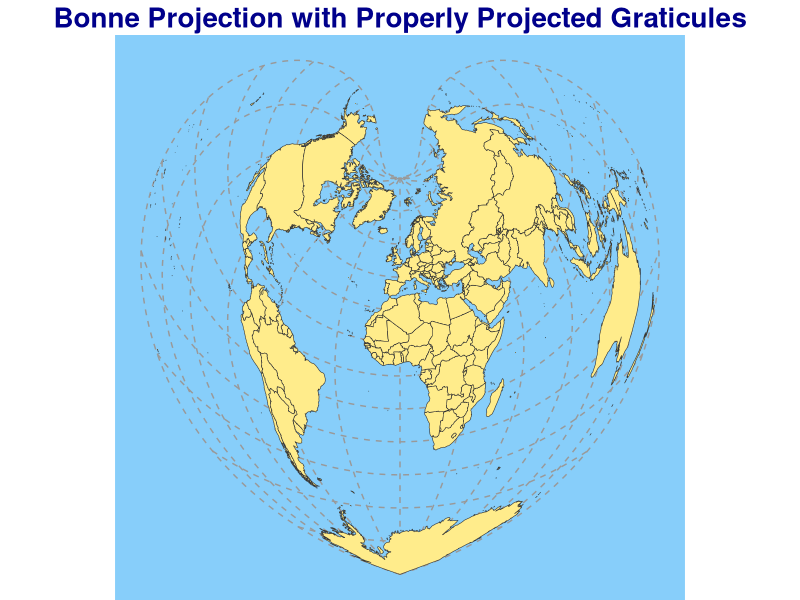

Here is the R script that generated this plot:
# Load libraries
library(sf)
library(ggplot2)
library(rnaturalearth)

# Fetch world data
world <- rnaturalearth::ne_countries(scale = "medium", returnclass = "sf")

# Transform the world data to Bonne (heart-shaped)
bonne_crs <- "+proj=bonne +lat_1=60 +lon_0=0"  # Define the Bonne projection CRS
world_heart <- st_transform(world, crs = bonne_crs)

# Generate graticules (gridlines) and reproject them into Bonne projection
graticules <- st_graticule(
  lon = seq(-180, 180, by = 30),  # Longitude lines every 30 degrees
  lat = seq(-90, 90, by = 15)    # Latitude lines every 15 degrees
) %>% 
  st_transform(crs = bonne_crs)  # Reproject graticules into Bonne projection

# Plot the Bonne projection map with projected graticules
ggplot() +
  geom_sf(data = graticules, color = "gray60", linetype = "dashed", size = 0.3) +  # Graticules
  geom_sf(data = world_heart, fill = "lightgoldenrod1", color = "gray20", size = 0.3) +  # Land
  theme_void() + 
  theme(
    panel.background = element_rect(fill = "lightskyblue", color = NA),  # Ocean
    plot.title = element_text(size = 20, face = "bold", hjust = 0.5, color = "darkblue")
  ) +
  labs(title = "Bonne Projection with Properly Projected Graticules")
